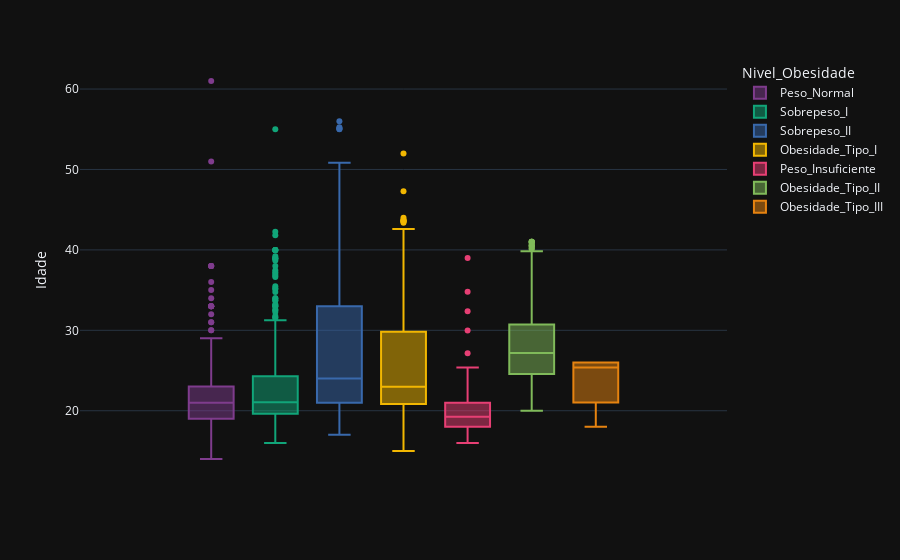
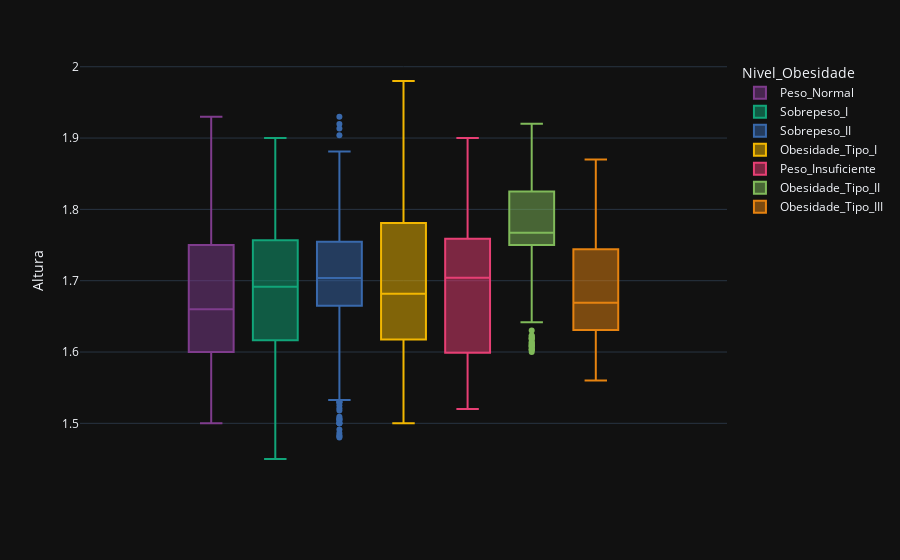
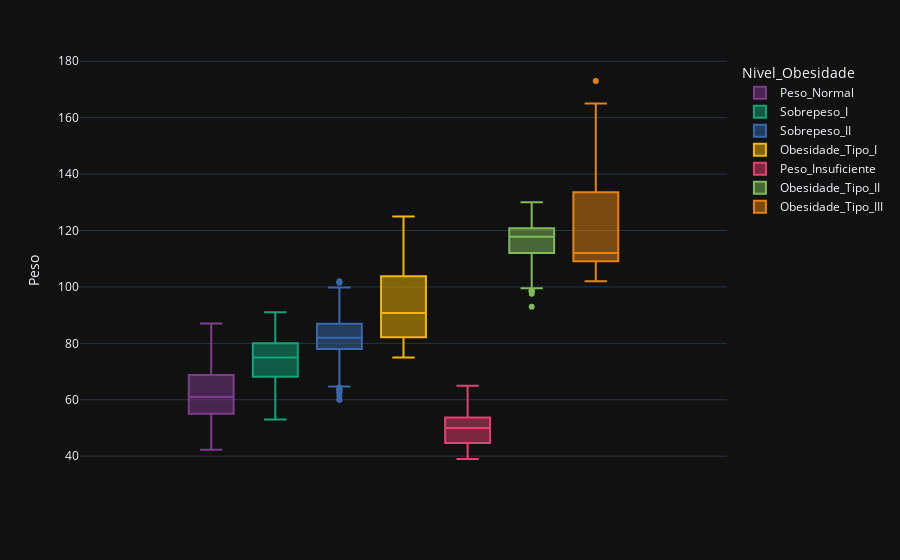
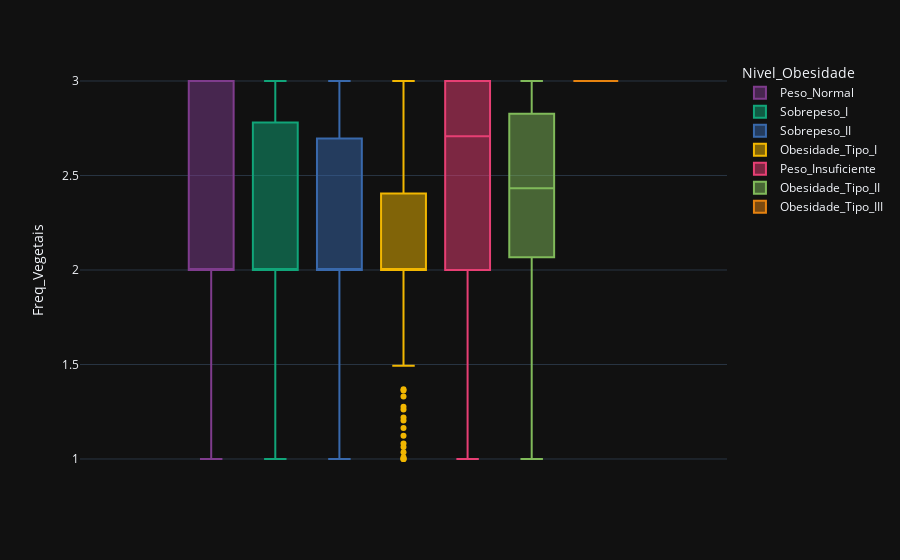

Notebook code cell kept with these figures, in order:
### Code cell
num_col = df.select_dtypes(include=['float64', 'int64']).columns.to_list()

for coluna in num_col:
    grafico_num(df, coluna)

### Figure 1 — Plotly figure (JSON) as saved in the notebook; plotly's stock layout.template omitted (floating-point values rounded to 4 significant figures; data arrays with more than 128 entries replaced by an {"elided": "..."} marker saying what was removed)
{"data": [{"alignmentgroup": "True", "hovertemplate": "Nivel_Obesidade=Peso_Normal<br>Idade=%{y}<extra></extra>", "legendgroup": "Peso_Normal", "marker": {"color": "rgb(127, 60, 141)"}, "name": "Peso_Normal", "notched": false, "offsetgroup": "Peso_Normal", "orientation": "v", "showlegend": true, "type": "box", "x0": " ", "xaxis": "x", "y": {"elided": "287 int values"}, "y0": " ", "yaxis": "y"}, {"alignmentgroup": "True", "hovertemplate": "Nivel_Obesidade=Sobrepeso_I<br>Idade=%{y}<extra></extra>", "legendgroup": "Sobrepeso_I", "marker": {"color": "rgb(17, 165, 121)"}, "name": "Sobrepeso_I", "notched": false, "offsetgroup": "Sobrepeso_I", "orientation": "v", "showlegend": true, "type": "box", "x0": " ", "xaxis": "x", "y": {"elided": "290 float values"}, "y0": " ", "yaxis": "y"}, {"alignmentgroup": "True", "hovertemplate": "Nivel_Obesidade=Sobrepeso_II<br>Idade=%{y}<extra></extra>", "legendgroup": "Sobrepeso_II", "marker": {"color": "rgb(57, 105, 172)"}, "name": "Sobrepeso_II", "notched": false, "offsetgroup": "Sobrepeso_II", "orientation": "v", "showlegend": true, "type": "box", "x0": " ", "xaxis": "x", "y": {"elided": "290 float values"}, "y0": " ", "yaxis": "y"}, {"alignmentgroup": "True", "hovertemplate": "Nivel_Obesidade=Obesidade_Tipo_I<br>Idade=%{y}<extra></extra>", "legendgroup": "Obesidade_Tipo_I", "marker": {"color": "rgb(242, 183, 1)"}, "name": "Obesidade_Tipo_I", "notched": false, "offsetgroup": "Obesidade_Tipo_I", "orientation": "v", "showlegend": true, "type": "box", "x0": " ", "xaxis": "x", "y": {"elided": "351 float values"}, "y0": " ", "yaxis": "y"}, {"alignmentgroup": "True", "hovertemplate": "Nivel_Obesidade=Peso_Insuficiente<br>Idade=%{y}<extra></extra>", "legendgroup": "Peso_Insuficiente", "marker": {"color": "rgb(231, 63, 116)"}, "name": "Peso_Insuficiente", "notched": false, "offsetgroup": "Peso_Insuficiente", "orientation": "v", "showlegend": true, "type": "box", "x0": " ", "xaxis": "x", "y": {"elided": "272 float values"}, "y0": " ", "yaxis": "y"}, {"alignmentgroup": "True", "hovertemplate": "Nivel_Obesidade=Obesidade_Tipo_II<br>Idade=%{y}<extra></extra>", "legendgroup": "Obesidade_Tipo_II", "marker": {"color": "rgb(128, 186, 90)"}, "name": "Obesidade_Tipo_II", "notched": false, "offsetgroup": "Obesidade_Tipo_II", "orientation": "v", "showlegend": true, "type": "box", "x0": " ", "xaxis": "x", "y": {"elided": "297 float values"}, "y0": " ", "yaxis": "y"}, {"alignmentgroup": "True", "hovertemplate": "Nivel_Obesidade=Obesidade_Tipo_III<br>Idade=%{y}<extra></extra>", "legendgroup": "Obesidade_Tipo_III", "marker": {"color": "rgb(230, 131, 16)"}, "name": "Obesidade_Tipo_III", "notched": false, "offsetgroup": "Obesidade_Tipo_III", "orientation": "v", "showlegend": true, "type": "box", "x0": " ", "xaxis": "x", "y": {"elided": "324 float values"}, "y0": " ", "yaxis": "y"}], "layout": {"boxmode": "group", "legend": {"title": {"text": "Nivel_Obesidade"}, "tracegroupgap": 0}, "margin": {"t": 60}, "xaxis": {"anchor": "y", "domain": [0, 1]}, "yaxis": {"anchor": "x", "domain": [0, 1], "title": {"text": "Idade"}}}}

### Figure 2 — Plotly figure (JSON) as saved in the notebook; plotly's stock layout.template omitted (floating-point values rounded to 4 significant figures; data arrays with more than 128 entries replaced by an {"elided": "..."} marker saying what was removed)
{"data": [{"alignmentgroup": "True", "hovertemplate": "Nivel_Obesidade=Peso_Normal<br>Altura=%{y}<extra></extra>", "legendgroup": "Peso_Normal", "marker": {"color": "rgb(127, 60, 141)"}, "name": "Peso_Normal", "notched": false, "offsetgroup": "Peso_Normal", "orientation": "v", "showlegend": true, "type": "box", "x0": " ", "xaxis": "x", "y": {"elided": "287 float values"}, "y0": " ", "yaxis": "y"}, {"alignmentgroup": "True", "hovertemplate": "Nivel_Obesidade=Sobrepeso_I<br>Altura=%{y}<extra></extra>", "legendgroup": "Sobrepeso_I", "marker": {"color": "rgb(17, 165, 121)"}, "name": "Sobrepeso_I", "notched": false, "offsetgroup": "Sobrepeso_I", "orientation": "v", "showlegend": true, "type": "box", "x0": " ", "xaxis": "x", "y": {"elided": "290 float values"}, "y0": " ", "yaxis": "y"}, {"alignmentgroup": "True", "hovertemplate": "Nivel_Obesidade=Sobrepeso_II<br>Altura=%{y}<extra></extra>", "legendgroup": "Sobrepeso_II", "marker": {"color": "rgb(57, 105, 172)"}, "name": "Sobrepeso_II", "notched": false, "offsetgroup": "Sobrepeso_II", "orientation": "v", "showlegend": true, "type": "box", "x0": " ", "xaxis": "x", "y": {"elided": "290 float values"}, "y0": " ", "yaxis": "y"}, {"alignmentgroup": "True", "hovertemplate": "Nivel_Obesidade=Obesidade_Tipo_I<br>Altura=%{y}<extra></extra>", "legendgroup": "Obesidade_Tipo_I", "marker": {"color": "rgb(242, 183, 1)"}, "name": "Obesidade_Tipo_I", "notched": false, "offsetgroup": "Obesidade_Tipo_I", "orientation": "v", "showlegend": true, "type": "box", "x0": " ", "xaxis": "x", "y": {"elided": "351 float values"}, "y0": " ", "yaxis": "y"}, {"alignmentgroup": "True", "hovertemplate": "Nivel_Obesidade=Peso_Insuficiente<br>Altura=%{y}<extra></extra>", "legendgroup": "Peso_Insuficiente", "marker": {"color": "rgb(231, 63, 116)"}, "name": "Peso_Insuficiente", "notched": false, "offsetgroup": "Peso_Insuficiente", "orientation": "v", "showlegend": true, "type": "box", "x0": " ", "xaxis": "x", "y": {"elided": "272 float values"}, "y0": " ", "yaxis": "y"}, {"alignmentgroup": "True", "hovertemplate": "Nivel_Obesidade=Obesidade_Tipo_II<br>Altura=%{y}<extra></extra>", "legendgroup": "Obesidade_Tipo_II", "marker": {"color": "rgb(128, 186, 90)"}, "name": "Obesidade_Tipo_II", "notched": false, "offsetgroup": "Obesidade_Tipo_II", "orientation": "v", "showlegend": true, "type": "box", "x0": " ", "xaxis": "x", "y": {"elided": "297 float values"}, "y0": " ", "yaxis": "y"}, {"alignmentgroup": "True", "hovertemplate": "Nivel_Obesidade=Obesidade_Tipo_III<br>Altura=%{y}<extra></extra>", "legendgroup": "Obesidade_Tipo_III", "marker": {"color": "rgb(230, 131, 16)"}, "name": "Obesidade_Tipo_III", "notched": false, "offsetgroup": "Obesidade_Tipo_III", "orientation": "v", "showlegend": true, "type": "box", "x0": " ", "xaxis": "x", "y": {"elided": "324 float values"}, "y0": " ", "yaxis": "y"}], "layout": {"boxmode": "group", "legend": {"title": {"text": "Nivel_Obesidade"}, "tracegroupgap": 0}, "margin": {"t": 60}, "xaxis": {"anchor": "y", "domain": [0, 1]}, "yaxis": {"anchor": "x", "domain": [0, 1], "title": {"text": "Altura"}}}}

### Figure 3 — Plotly figure (JSON) as saved in the notebook; plotly's stock layout.template omitted (floating-point values rounded to 4 significant figures; data arrays with more than 128 entries replaced by an {"elided": "..."} marker saying what was removed)
{"data": [{"alignmentgroup": "True", "hovertemplate": "Nivel_Obesidade=Peso_Normal<br>Peso=%{y}<extra></extra>", "legendgroup": "Peso_Normal", "marker": {"color": "rgb(127, 60, 141)"}, "name": "Peso_Normal", "notched": false, "offsetgroup": "Peso_Normal", "orientation": "v", "showlegend": true, "type": "box", "x0": " ", "xaxis": "x", "y": {"elided": "287 float values"}, "y0": " ", "yaxis": "y"}, {"alignmentgroup": "True", "hovertemplate": "Nivel_Obesidade=Sobrepeso_I<br>Peso=%{y}<extra></extra>", "legendgroup": "Sobrepeso_I", "marker": {"color": "rgb(17, 165, 121)"}, "name": "Sobrepeso_I", "notched": false, "offsetgroup": "Sobrepeso_I", "orientation": "v", "showlegend": true, "type": "box", "x0": " ", "xaxis": "x", "y": {"elided": "290 float values"}, "y0": " ", "yaxis": "y"}, {"alignmentgroup": "True", "hovertemplate": "Nivel_Obesidade=Sobrepeso_II<br>Peso=%{y}<extra></extra>", "legendgroup": "Sobrepeso_II", "marker": {"color": "rgb(57, 105, 172)"}, "name": "Sobrepeso_II", "notched": false, "offsetgroup": "Sobrepeso_II", "orientation": "v", "showlegend": true, "type": "box", "x0": " ", "xaxis": "x", "y": {"elided": "290 float values"}, "y0": " ", "yaxis": "y"}, {"alignmentgroup": "True", "hovertemplate": "Nivel_Obesidade=Obesidade_Tipo_I<br>Peso=%{y}<extra></extra>", "legendgroup": "Obesidade_Tipo_I", "marker": {"color": "rgb(242, 183, 1)"}, "name": "Obesidade_Tipo_I", "notched": false, "offsetgroup": "Obesidade_Tipo_I", "orientation": "v", "showlegend": true, "type": "box", "x0": " ", "xaxis": "x", "y": {"elided": "351 float values"}, "y0": " ", "yaxis": "y"}, {"alignmentgroup": "True", "hovertemplate": "Nivel_Obesidade=Peso_Insuficiente<br>Peso=%{y}<extra></extra>", "legendgroup": "Peso_Insuficiente", "marker": {"color": "rgb(231, 63, 116)"}, "name": "Peso_Insuficiente", "notched": false, "offsetgroup": "Peso_Insuficiente", "orientation": "v", "showlegend": true, "type": "box", "x0": " ", "xaxis": "x", "y": {"elided": "272 float values"}, "y0": " ", "yaxis": "y"}, {"alignmentgroup": "True", "hovertemplate": "Nivel_Obesidade=Obesidade_Tipo_II<br>Peso=%{y}<extra></extra>", "legendgroup": "Obesidade_Tipo_II", "marker": {"color": "rgb(128, 186, 90)"}, "name": "Obesidade_Tipo_II", "notched": false, "offsetgroup": "Obesidade_Tipo_II", "orientation": "v", "showlegend": true, "type": "box", "x0": " ", "xaxis": "x", "y": {"elided": "297 float values"}, "y0": " ", "yaxis": "y"}, {"alignmentgroup": "True", "hovertemplate": "Nivel_Obesidade=Obesidade_Tipo_III<br>Peso=%{y}<extra></extra>", "legendgroup": "Obesidade_Tipo_III", "marker": {"color": "rgb(230, 131, 16)"}, "name": "Obesidade_Tipo_III", "notched": false, "offsetgroup": "Obesidade_Tipo_III", "orientation": "v", "showlegend": true, "type": "box", "x0": " ", "xaxis": "x", "y": {"elided": "324 float values"}, "y0": " ", "yaxis": "y"}], "layout": {"boxmode": "group", "legend": {"title": {"text": "Nivel_Obesidade"}, "tracegroupgap": 0}, "margin": {"t": 60}, "xaxis": {"anchor": "y", "domain": [0, 1]}, "yaxis": {"anchor": "x", "domain": [0, 1], "title": {"text": "Peso"}}}}

### Figure 4 — Plotly figure (JSON) as saved in the notebook; plotly's stock layout.template omitted (floating-point values rounded to 4 significant figures; data arrays with more than 128 entries replaced by an {"elided": "..."} marker saying what was removed)
{"data": [{"alignmentgroup": "True", "hovertemplate": "Nivel_Obesidade=Peso_Normal<br>Freq_Vegetais=%{y}<extra></extra>", "legendgroup": "Peso_Normal", "marker": {"color": "rgb(127, 60, 141)"}, "name": "Peso_Normal", "notched": false, "offsetgroup": "Peso_Normal", "orientation": "v", "showlegend": true, "type": "box", "x0": " ", "xaxis": "x", "y": {"elided": "287 int values"}, "y0": " ", "yaxis": "y"}, {"alignmentgroup": "True", "hovertemplate": "Nivel_Obesidade=Sobrepeso_I<br>Freq_Vegetais=%{y}<extra></extra>", "legendgroup": "Sobrepeso_I", "marker": {"color": "rgb(17, 165, 121)"}, "name": "Sobrepeso_I", "notched": false, "offsetgroup": "Sobrepeso_I", "orientation": "v", "showlegend": true, "type": "box", "x0": " ", "xaxis": "x", "y": {"elided": "290 float values"}, "y0": " ", "yaxis": "y"}, {"alignmentgroup": "True", "hovertemplate": "Nivel_Obesidade=Sobrepeso_II<br>Freq_Vegetais=%{y}<extra></extra>", "legendgroup": "Sobrepeso_II", "marker": {"color": "rgb(57, 105, 172)"}, "name": "Sobrepeso_II", "notched": false, "offsetgroup": "Sobrepeso_II", "orientation": "v", "showlegend": true, "type": "box", "x0": " ", "xaxis": "x", "y": {"elided": "290 float values"}, "y0": " ", "yaxis": "y"}, {"alignmentgroup": "True", "hovertemplate": "Nivel_Obesidade=Obesidade_Tipo_I<br>Freq_Vegetais=%{y}<extra></extra>", "legendgroup": "Obesidade_Tipo_I", "marker": {"color": "rgb(242, 183, 1)"}, "name": "Obesidade_Tipo_I", "notched": false, "offsetgroup": "Obesidade_Tipo_I", "orientation": "v", "showlegend": true, "type": "box", "x0": " ", "xaxis": "x", "y": {"elided": "351 float values"}, "y0": " ", "yaxis": "y"}, {"alignmentgroup": "True", "hovertemplate": "Nivel_Obesidade=Peso_Insuficiente<br>Freq_Vegetais=%{y}<extra></extra>", "legendgroup": "Peso_Insuficiente", "marker": {"color": "rgb(231, 63, 116)"}, "name": "Peso_Insuficiente", "notched": false, "offsetgroup": "Peso_Insuficiente", "orientation": "v", "showlegend": true, "type": "box", "x0": " ", "xaxis": "x", "y": {"elided": "272 float values"}, "y0": " ", "yaxis": "y"}, {"alignmentgroup": "True", "hovertemplate": "Nivel_Obesidade=Obesidade_Tipo_II<br>Freq_Vegetais=%{y}<extra></extra>", "legendgroup": "Obesidade_Tipo_II", "marker": {"color": "rgb(128, 186, 90)"}, "name": "Obesidade_Tipo_II", "notched": false, "offsetgroup": "Obesidade_Tipo_II", "orientation": "v", "showlegend": true, "type": "box", "x0": " ", "xaxis": "x", "y": {"elided": "297 float values"}, "y0": " ", "yaxis": "y"}, {"alignmentgroup": "True", "hovertemplate": "Nivel_Obesidade=Obesidade_Tipo_III<br>Freq_Vegetais=%{y}<extra></extra>", "legendgroup": "Obesidade_Tipo_III", "marker": {"color": "rgb(230, 131, 16)"}, "name": "Obesidade_Tipo_III", "notched": false, "offsetgroup": "Obesidade_Tipo_III", "orientation": "v", "showlegend": true, "type": "box", "x0": " ", "xaxis": "x", "y": {"elided": "324 int values"}, "y0": " ", "yaxis": "y"}], "layout": {"boxmode": "group", "legend": {"title": {"text": "Nivel_Obesidade"}, "tracegroupgap": 0}, "margin": {"t": 60}, "xaxis": {"anchor": "y", "domain": [0, 1]}, "yaxis": {"anchor": "x", "domain": [0, 1], "title": {"text": "Freq_Vegetais"}}}}
